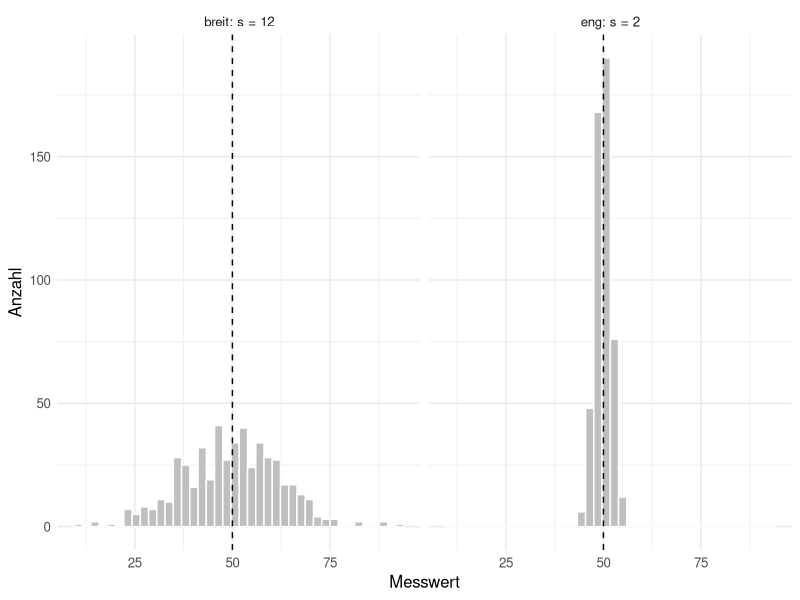
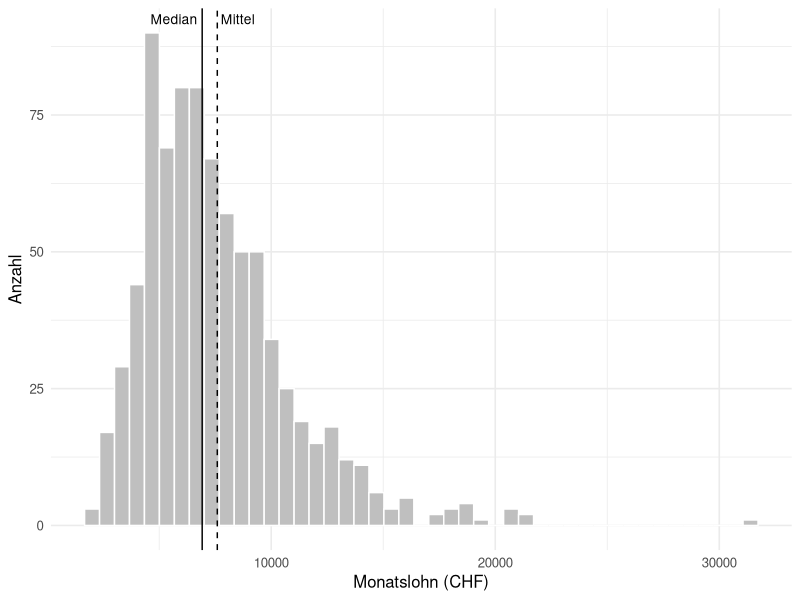
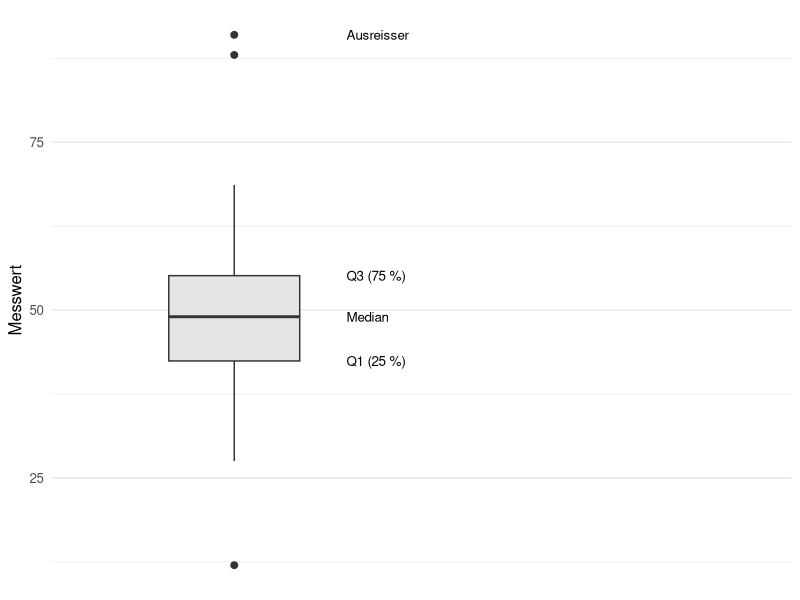
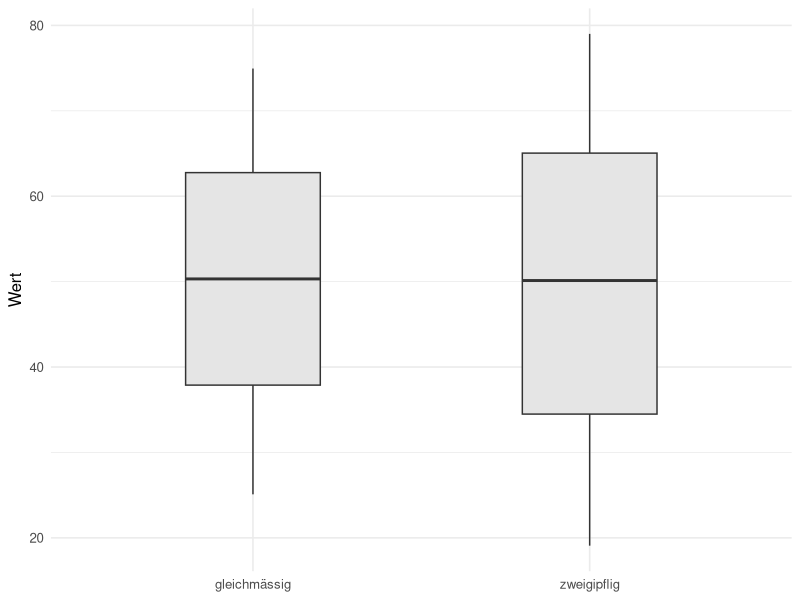
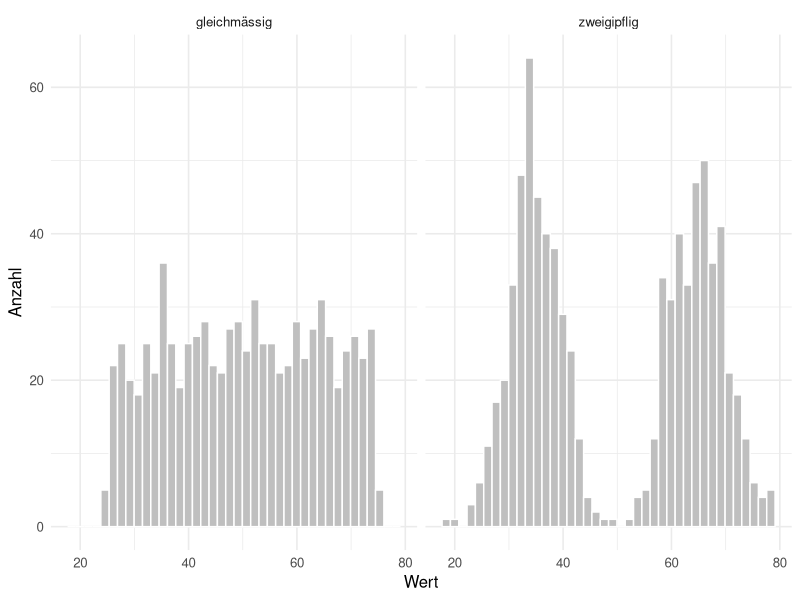

These charts were generated, in order, by the following R code:
## ---- chunk 1
#| label: setup-r
#| include: false
library(ggplot2)
library(dplyr)

theme_set(theme_minimal(base_size = 12))
set.seed(42)
## ---- chunk 2
#| label: fig-gleiches-mittel-r
#| fig-cap: "Zwei Verteilungen mit identischem Mittelwert (gestrichelt) und sehr unterschiedlicher Streuung."
vergleich <- data.frame(
  wert   = c(rnorm(500, mean = 50, sd = 2), rnorm(500, mean = 50, sd = 12)),
  gruppe = rep(c("eng: s = 2", "breit: s = 12"), each = 500)
)

ggplot(vergleich, aes(wert)) +
  geom_histogram(bins = 40, fill = "grey75", colour = "white") +
  geom_vline(xintercept = 50, linetype = "dashed") +
  facet_wrap(~ gruppe) +
  labs(x = "Messwert", y = "Anzahl")
## ---- chunk 3
#| label: robustheit-r
x <- c(12, 14, 15, 15, 18, 21)

rbind(
  "ohne Ausreisser" = c(mittel = mean(x),         median = median(x)),
  "mit Ausreisser"  = c(mittel = mean(c(x, 470)), median = median(c(x, 470)))
) |> round(1)
## ---- chunk 4
#| label: fig-schief-r
#| fig-cap: "Rechtsschiefe Verteilung: der lange rechte Rand zieht das Mittel über den Median."
loehne <- round(rlnorm(800, meanlog = 8.85, sdlog = 0.42))

ggplot(data.frame(lohn = loehne), aes(lohn)) +
  geom_histogram(bins = 45, fill = "grey75", colour = "white") +
  geom_vline(xintercept = median(loehne)) +
  geom_vline(xintercept = mean(loehne), linetype = "dashed") +
  annotate("text", x = median(loehne), y = Inf, label = "Median",
           vjust = 1.6, hjust = 1.1, size = 3.5) +
  annotate("text", x = mean(loehne), y = Inf, label = "Mittel",
           vjust = 1.6, hjust = -0.1, size = 3.5) +
  labs(x = "Monatslohn (CHF)", y = "Anzahl")
## ---- chunk 5
#| label: quantile-r
quantile(c(12, 14, 15, 15, 18, 21), probs = c(0.25, 0.5, 0.75))
## ---- chunk 6
#| label: bessel-r
# Grundgesamtheit mit bekannter Varianz: sigma = 5, also sigma^2 = 25
stichproben <- replicate(20000, rnorm(5, mean = 100, sd = 5), simplify = FALSE)

durch_n   <- mean(sapply(stichproben, function(x) mean((x - mean(x))^2)))
durch_n_1 <- mean(sapply(stichproben, var))     # var() teilt durch n - 1

round(c(wahr = 25, geteilt_durch_n = durch_n, geteilt_durch_n_1 = durch_n_1), 2)
## ---- chunk 7
#| label: streuung-r
c(spannweite = diff(range(loehne)),
  iqr        = IQR(loehne),
  sd         = sd(loehne),
  vk         = sd(loehne) / mean(loehne)) |> round(3)
## ---- chunk 8
#| label: fig-boxplot-anatomie-r
#| fig-cap: "Anatomie des Boxplots. Die Antennen enden am letzten Wert innerhalb der 1.5-IQR-Grenze, nicht an der Grenze selbst."
werte <- c(rnorm(120, 50, 8), 88, 91, 12)
kennz <- quantile(werte, c(0.25, 0.5, 0.75))

ggplot(data.frame(werte), aes(y = werte, x = 1)) +
  geom_boxplot(aes(group = 1), width = 0.35, fill = "grey90", outlier.size = 2) +
  annotate("text", x = 1.3, y = kennz[1],   label = "Q1 (25 %)",  hjust = 0, size = 3.4) +
  annotate("text", x = 1.3, y = kennz[2],   label = "Median",     hjust = 0, size = 3.4) +
  annotate("text", x = 1.3, y = kennz[3],   label = "Q3 (75 %)",  hjust = 0, size = 3.4) +
  annotate("text", x = 1.3, y = max(werte), label = "Ausreisser", hjust = 0, size = 3.4) +
  scale_x_continuous(limits = c(0.6, 2.4), breaks = NULL, name = NULL) +
  labs(y = "Messwert")
## ---- chunk 9
#| label: fig-blind-r
#| fig-cap: "Oben zwei fast identische Boxplots, unten dieselben Daten als Histogramm."
#| fig-height: 3
dat <- data.frame(
  wert = c(c(rnorm(400, 35, 5), rnorm(400, 65, 5)),
           runif(800, min = 25, max = 75)),
  form = rep(c("zweigipflig", "gleichmässig"), each = 800)
)

ggplot(dat, aes(x = form, y = wert)) +
  geom_boxplot(width = 0.4, fill = "grey90") +
  labs(x = NULL, y = "Wert")
## ---- chunk 10
#| label: fig-blind-hist-r
#| fig-cap: "Erst das Histogramm macht die zwei Gipfel sichtbar."
ggplot(dat, aes(wert)) +
  geom_histogram(bins = 40, fill = "grey75", colour = "white") +
  facet_wrap(~ form) +
  labs(x = "Wert", y = "Anzahl")
## ---- chunk 11
#| label: gruppen-r
dat |>
  group_by(form) |>
  summarise(n      = n(),
            median = median(wert),
            iqr    = IQR(wert),
            sd     = sd(wert)) |>
  mutate(across(where(is.double), \(x) round(x, 2)))
